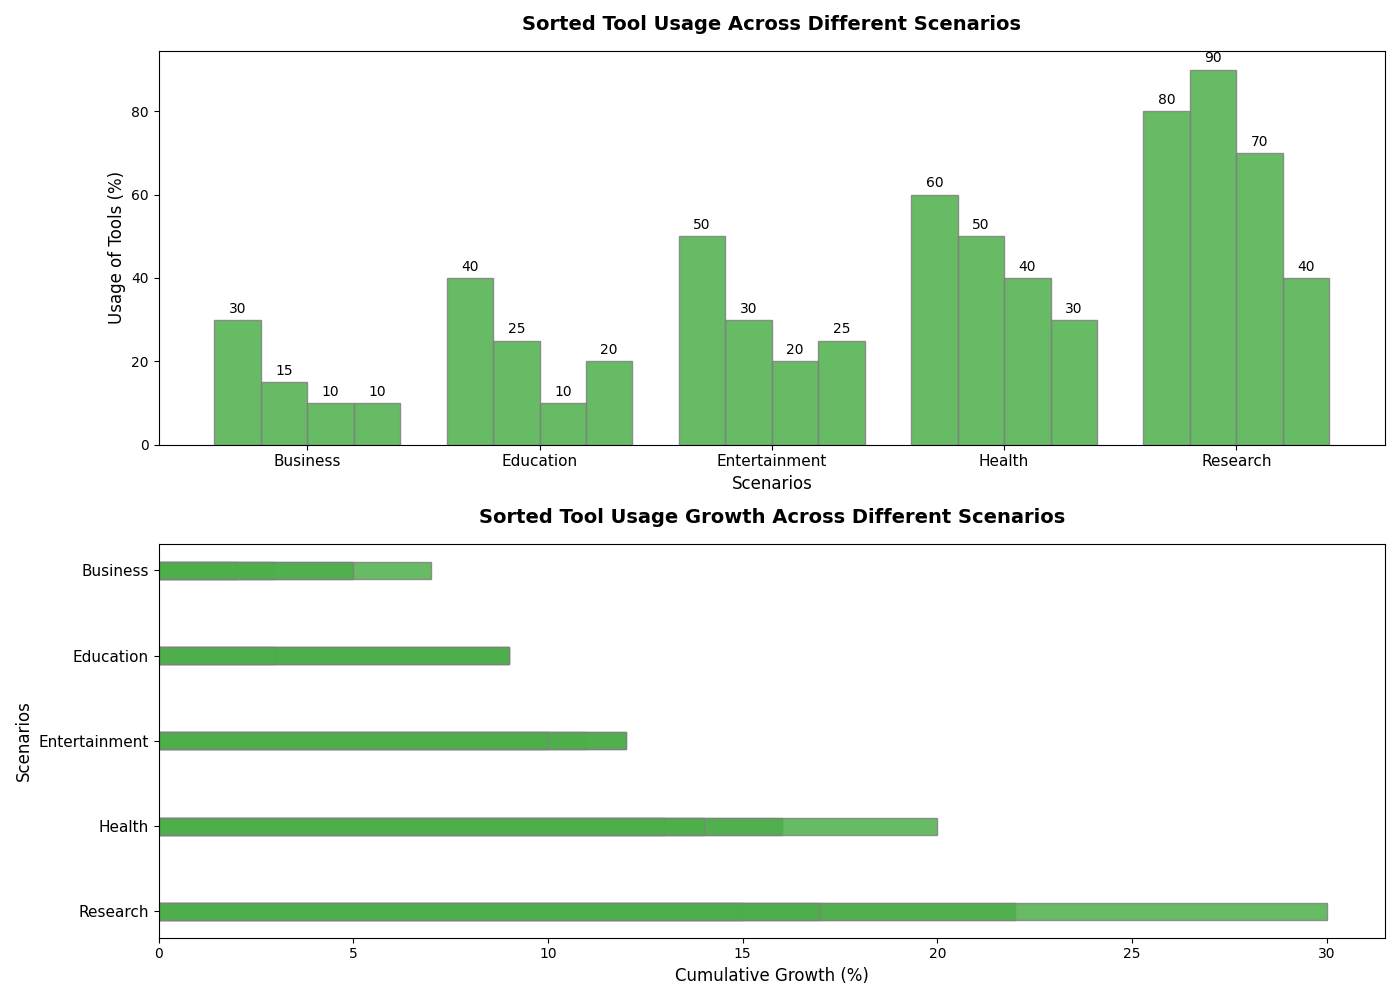

Here is the Python script that generated this plot:
import matplotlib.pyplot as plt
import numpy as np

scenarios = ['Business', 'Education', 'Entertainment', 'Health', 'Research']
categories = ['Excel', 'Python', 'Graphics', 'Statistics']

usage_data = np.array([
    [30, 50, 10, 40],
    [50, 15, 40, 25],
    [80, 25, 10, 20],
    [40, 30, 70, 10],
    [60, 90, 20, 30]
])

# Sort usage_data in ascending order across each scenario before plotting
sorted_usage_data = np.sort(usage_data, axis=0)

fig, (ax1, ax2) = plt.subplots(2, 1, figsize=(14, 10))
bar_width = 0.2
positions = np.arange(len(scenarios))
consistent_color = '#4daf4a'

for i in range(len(categories)):
    bars = ax1.bar(positions + i * bar_width, sorted_usage_data[:, i], bar_width, color=consistent_color, edgecolor='gray', alpha=0.85)
    for bar in bars:
        height = bar.get_height()
        ax1.annotate(f'{height}', xy=(bar.get_x() + bar.get_width() / 2, height),
                     xytext=(0, 3), textcoords="offset points", ha='center', va='bottom', fontsize=10, color='black')

ax1.set_xlabel('Scenarios', fontsize=12)
ax1.set_ylabel('Usage of Tools (%)', fontsize=12)
ax1.set_title('Sorted Tool Usage Across Different Scenarios', fontsize=14, fontweight='bold', pad=15)
ax1.set_xticks(positions + 1.5 * bar_width)
ax1.set_xticklabels(scenarios, fontsize=11)

usage_growth = np.array([
    [3, 7, 2, 5],
    [6, 2, 1, 4],
    [2, 3, 9, 1],
    [5, 8, 1, 4],
    [6, 10, 2, 3]
])

# Sort cumulative_data based on growth in ascending order
cumulative_data = np.cumsum(usage_growth, axis=0)
sorted_cumulative_data = np.sort(cumulative_data, axis=0)

for i in range(len(categories)):
    ax2.barh(positions, sorted_cumulative_data[:, i], bar_width, color=consistent_color, edgecolor='gray', alpha=0.85)

ax2.set_xlabel('Cumulative Growth (%)', fontsize=12)
ax2.set_ylabel('Scenarios', fontsize=12)
ax2.set_title('Sorted Tool Usage Growth Across Different Scenarios', fontsize=14, fontweight='bold', pad=15)
ax2.set_yticks(positions)
ax2.set_yticklabels(scenarios, fontsize=11)
ax2.invert_yaxis()

plt.tight_layout()
plt.show()
